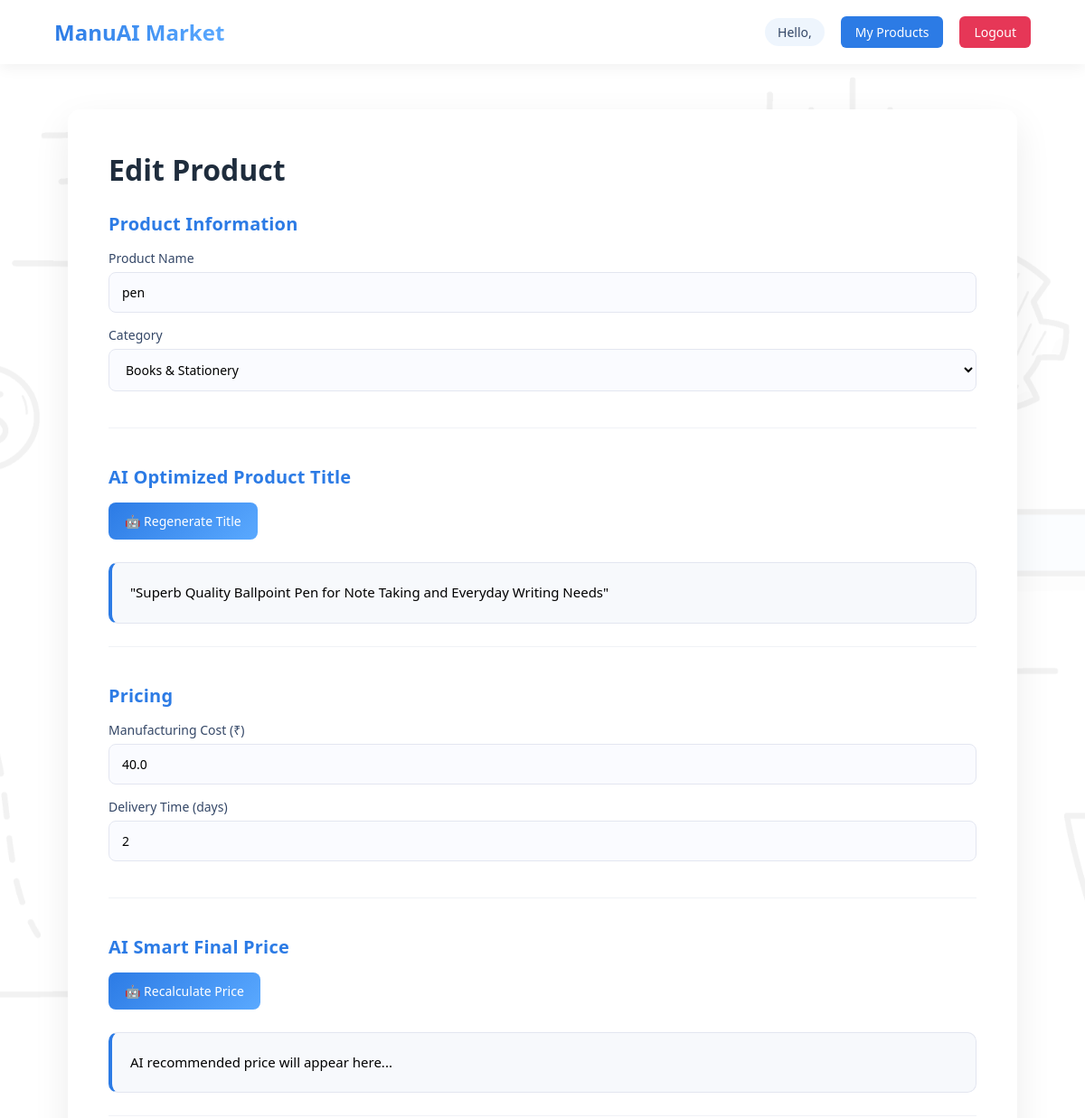
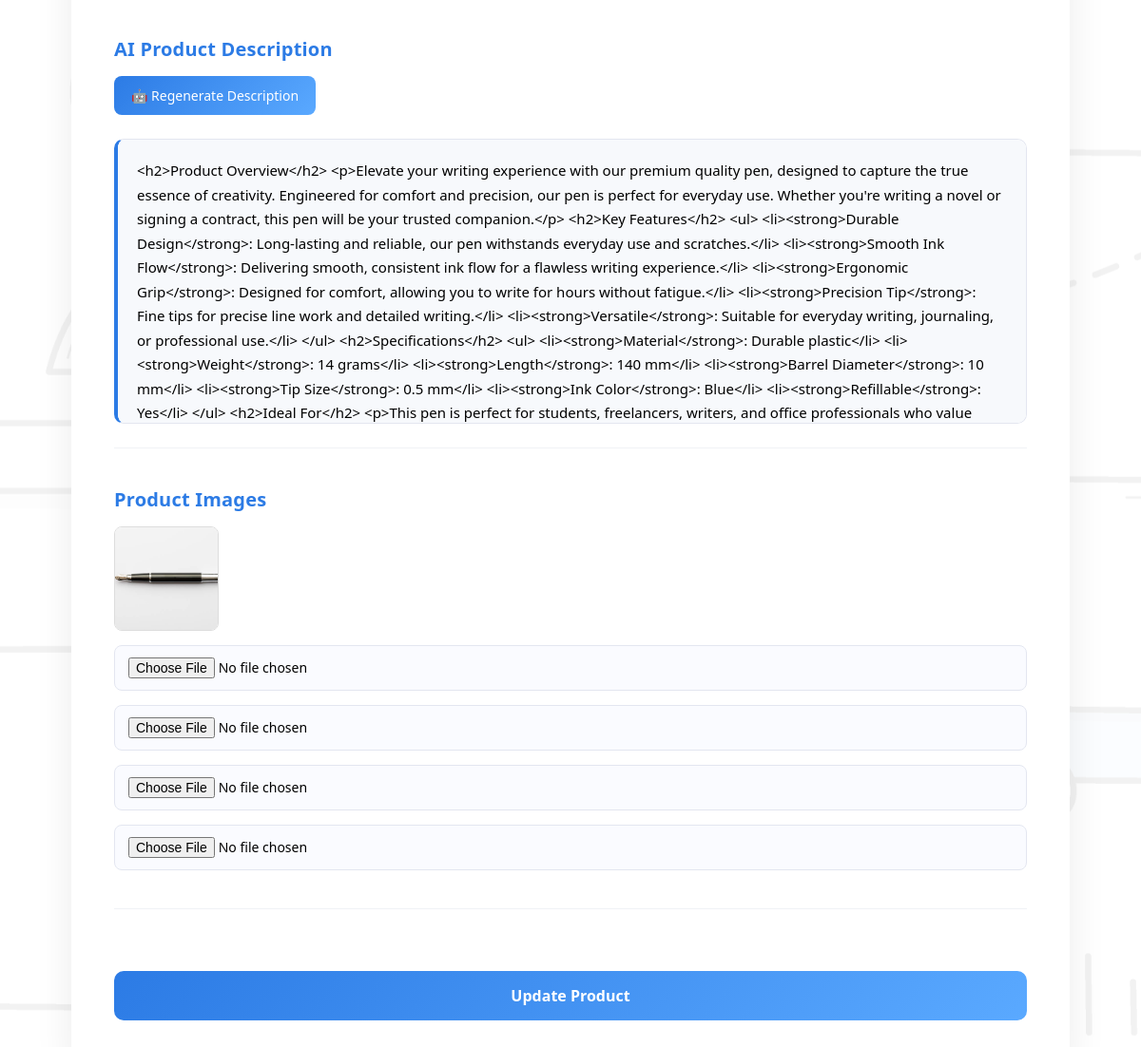
The page /edit-product/2 on the database its author committed (2 pictures, top to bottom).
### models.py (models this page shows)
class Product(db.Model):
    __tablename__ = "product"
    id = db.Column(db.Integer, primary_key=True)
    name = db.Column(db.String(200), nullable=False)
    title = db.Column(db.String(300))
    description = db.Column(db.String(1000), nullable=False)
    price = db.Column(db.Float)
    manufacturing_cost = db.Column(db.Float)
    delivery_time = db.Column(db.Integer)
    manufacturing_id = db.Column(db.Integer, db.ForeignKey('user.id'))
    manufacturer = db.relationship('User', backref='products')
    category = db.Column(db.String(100))
    image1 = db.Column(db.String(200))
    image2 = db.Column(db.String(200))
    image3 = db.Column(db.String(200))
    image4 = db.Column(db.String(200))

### app.py (the view, shortened to what this page needs)
@app.route("/edit-product/<int:id>", methods=["GET","POST"])
def edit_product(id):
    product = Product.query.get(id)
    return render_template("edit_product.html", product=product)

### templates/edit_product.html (shortened to what this page needs)
<!DOCTYPE html>
<html lang="en">
<head>
<link rel="stylesheet" href="{{ url_for('static', filename='css/upload_product.css') }}">
</head>
<body>
<div class="navbar">
<div class="logo">ManuAI Market</div>
<div class="nav-right">
<span>Hello, {{ session['name'] }}</span>
<a href="/my-products" class="nav-btn">My Products</a>
<a href="/logout" class="logout-btn">Logout</a>
</div>
</div>
<div class="container">
<h1 class="page-title">Edit Product</h1>
<form method="POST" enctype="multipart/form-data">
<div class="section">
<h2>Product Information</h2>
<div class="form-grid">
<div>
<label>Product Name</label>
<input type="text" name="name" value="{{ product.name }}">
</div>
<div>
<label>Category</label>
<select name="category" id="category" onchange="checkCategory()">
<option value="{{ product.category }}">{{ product.category }}</option>
</select>
</div>
</div>
</div>
<div class="section ai-section">
<h2>AI Optimized Product Title</h2>
<button type="button" onclick="generateTitle()" class="ai-btn">
🤖 Regenerate Title
</button>
<div id="title_preview" class="ai-preview">
{{ product.title }}
</div>
</div>
<div class="section">
<h2>Pricing</h2>
<div class="form-grid">
<div>
<label>Manufacturing Cost (₹)</label>
<input type="number" name="manufacturing_cost"
id="manufacturing_cost"
value="{{ product.manufacturing_cost }}">
</div>
<div>
<label>Delivery Time (days)</label>
<input type="number"
name="delivery_time"
value="{{ product.delivery_time }}">
</div>
</div>
</div>
<div class="section ai-section">
<h2>AI Smart Final Price</h2>
<button type="button" onclick="generateFinalPrice()" class="ai-btn">
🤖 Recalculate Price
</button>
<div id="final_price_preview" class="ai-preview">
AI recommended price will appear here...
</div>
</div>
<div class="section ai-section">
<h2>AI Product Description</h2>
<button type="button" onclick="generateDescription()" class="ai-btn">
🤖 Regenerate Description
</button>
<div id="description_preview" class="ai-preview">
{{ product.description }}
</div>
</div>
<div class="section">
<h2>Product Images</h2>
<div id="imagePreview" class="image-preview">
<img src="{{ url_for('static', filename='uploads/' + product.image1) }}">
</div>
<div class="image-grid">
<input type="file" name="image1" onchange="previewImages(event)">
<input type="file" name="image2" onchange="previewImages(event)">
<input type="file" name="image3" onchange="previewImages(event)">
<input type="file" name="image4" onchange="previewImages(event)">
</div>
</div>
<button type="submit" class="upload-btn">
Update Product
</button>
</form>
</div>
</body>
</html>

### static/css/upload_product.css (style rules this page uses)
* { margin:0; padding:0; box-sizing:border-box; font-family:'Segoe UI',sans-serif; }
body { min-height:100vh; background:url("../images/background image.jpg") no-repeat center center; background-size:cover; position:relative; }
body::before { content:""; position:fixed; top:0; left:0; width:100%; height:100%; background:rgba(255,255,255,0.95); z-index:-1; }
.navbar { display:flex; justify-content:space-between; align-items:center; padding:18px 60px; background:white; box-shadow:0 4px 15px rgba(0,0,0,0.06); position:sticky; top:0; z-index:100; }
.logo { font-size:24px; font-weight:700; background:linear-gradient(90deg,#2c7be5,#5aa9ff); background-clip:text; -webkit-background-clip:text; -webkit-text-fill-color:transparent; }
.nav-right { display:flex; align-items:center; gap:18px; }
.nav-right span { font-size:14px; color:#344767; background:rgba(44,123,229,0.08); padding:6px 14px; border-radius:20px; }
.logout-btn { text-decoration:none; background:#e63757; color:white; padding:8px 16px; border-radius:6px; font-size:14px; transition:0.2s; }
.nav-btn { text-decoration:none; background:#2c7be5; color:white; padding:8px 16px; border-radius:6px; font-size:14px; }
.container { width:92%; max-width:1050px; margin:50px auto; background:white; padding:45px; border-radius:14px; box-shadow:0 15px 40px rgba(0,0,0,0.08); transition:0.3s; }
.container h1 { font-size:32px; margin-bottom:25px; color:#1f2d3d; }
.section { margin-bottom:40px; padding-bottom:25px; border-bottom:1px solid #f0f2f6; }
.section h2 { font-size:20px; margin-bottom:15px; color:#2c7be5; font-weight:600; letter-spacing:0.2px; display:flex; align-items:center; gap:8px; }
.section label { display:block; font-size:14px; margin-bottom:6px; color:#344767; }
input, select, textarea { width:100%; padding:12px 14px; border-radius:8px; border:1px solid #e3e6f0; font-size:14px; margin-bottom:15px; outline:none; transition:0.25s; background:#fafbff; }
.ai-btn { background:linear-gradient(135deg,#2c7be5,#5aa9ff); color:white; border:none; padding:11px 18px; border-radius:8px; font-size:14px; font-weight:500; cursor:pointer; margin-bottom:15px; transition:all 0.25s ease; display:inline-flex; align-items:center; gap:6px; }
.ai-preview { background:#f7f9fc; border:1px solid #e3e6f0; border-left:4px solid #2c7be5; padding:22px; border-radius:12px; line-height:1.7; font-size:15px; max-height:300px; overflow:auto; margin-top:10px; transition:0.25s; }
.image-preview { display:flex; gap:12px; flex-wrap:wrap; margin-bottom:15px; }
.image-preview img { width:110px; height:110px; object-fit:cover; border-radius:8px; border:1px solid #ddd; transition:0.3s; cursor:pointer; }
.upload-btn { width:100%; margin-top:25px; background:linear-gradient(135deg,#2c7be5,#5aa9ff); color:white; border:none; padding:15px; font-size:16px; font-weight:600; border-radius:10px; cursor:pointer; transition:all 0.25s ease; }
.ai-preview { background:#f7f9fc; border:1px solid #e3e6f0; border-left:4px solid #2c7be5; padding:20px; border-radius:10px; line-height:1.7; font-size:15px; max-height:300px; overflow:auto; margin-top:10px; }
.section h2 { color:#2c7be5; font-size:20px; margin-bottom:15px; }
.section { animation:fadeUp 0.5s ease; }

### rows shown on the page
Product: name "pen", category "Books & Stationery", title "\"Superb Quality Ballpoint Pen for Note Taking and Everyday Writing Needs\"", manufacturing_cost "40.0", delivery_time "2", description "<h2>Product Overview</h2> <p>Elevate your writing experience with our premium quality pen, designed to capture the true essence of creativity. Engineered for comfort and precision, our pen is perfect for everyday use. Whether you're writing a novel or signing a contract, this pen will be your trusted companion.</p> <h2>Key Features</h2> <ul> <li><strong>Durable Design</strong>: Long-lasting and reliable, our pen withstands everyday use and scratches.</li> <li><strong>Smooth Ink Flow</strong>: Delivering smooth, consistent ink flow for a flawless writing experience.</li> <li><strong>Ergonomic Grip</strong>: Designed for comfort, allowing you to write for hours without fatigue.</li>…", image1 (picture)
